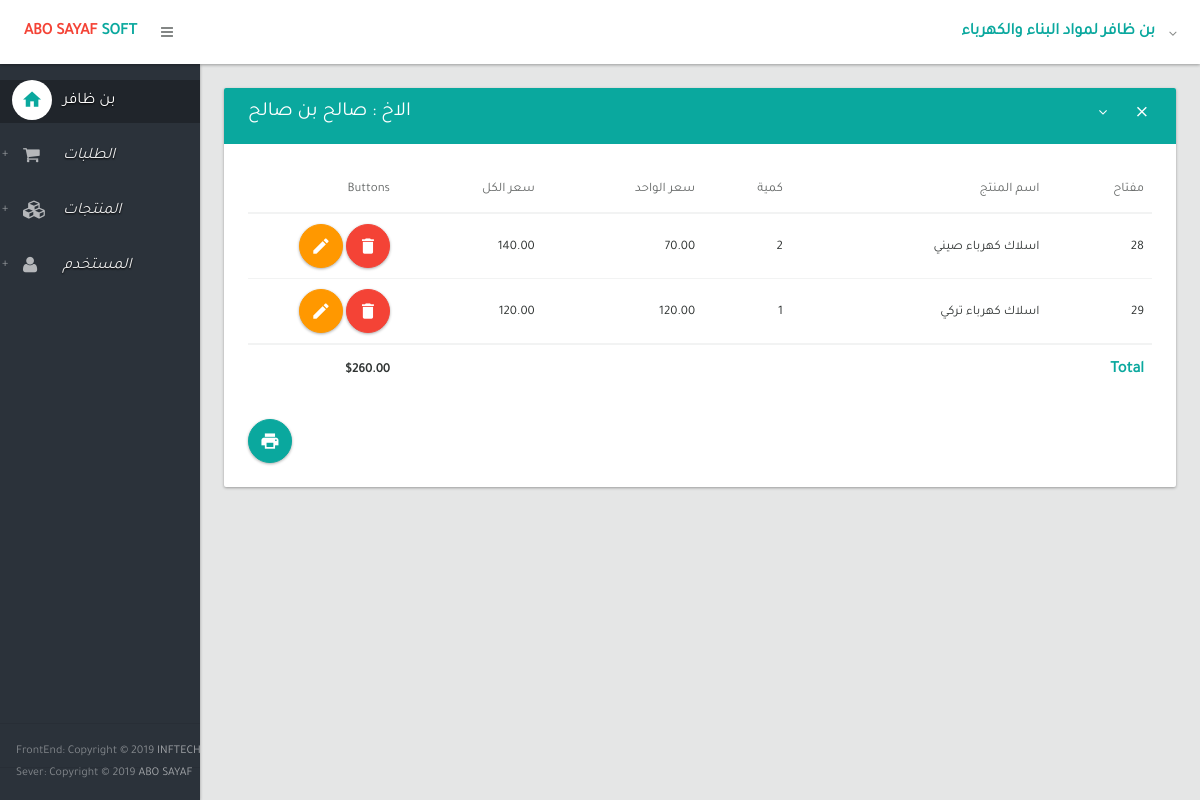
Page /orders/18/ (signed in) on the committed database.
### inventory/models.py (models this page shows, shortened)
class Oorder(models.Model):
    name  = models.CharField(max_length=50)
    phone = models.CharField(max_length=20)
    address     = models.CharField(max_length=250)
    city        = models.CharField(max_length=100)
    created     = models.DateTimeField(auto_now_add=True)
    updated     = models.DateTimeField(auto_now=True)
    order_status = models.CharField(max_length=50)
    payment_option = models.CharField(max_length=50)
    class Meta:
        ordering = ('-created',)
        verbose_name = "Oorder"
        verbose_name_plural = "Oorders"
    def get_total_cost(self):
        total_cost =  sum(item.get_cost() for item in self.items.all())
        return total_cost

class OrderItem(models.Model):
    order       = models.ForeignKey(Oorder,related_name='items',on_delete=models.CASCADE)
    product     = models.ForeignKey(Product,related_name='order_items',on_delete=models.CASCADE)
    price       = models.DecimalField(max_digits=10,decimal_places=2)
    quantity    = models.PositiveIntegerField(default=1)
    created     = models.DateTimeField(auto_now_add=True)
    updated     = models.DateTimeField(auto_now=True)
    class Meta:
        verbose_name = "OrderItem"
        verbose_name_plural = "OrderItems"
    def get_cost(self):
        return self.price * self.quantity

class Product(models.Model):
    category = models.ForeignKey(Category,related_name='product',on_delete=models.CASCADE)
    product_name = models.CharField(max_length=200, db_index=True)
    slug = models.SlugField(max_length=200,db_index=True)
    product_details = models.TextField()
    price= models.IntegerField()
    price_out= models.IntegerField()
    active = models.IntegerField(default='1')
    stock = models.PositiveIntegerField()
    available = models.BooleanField(default=True)
    created = models.DateTimeField(auto_now_add=True)
    updated = models.DateTimeField(auto_now=True)
    class Meta:
            ordering = ('-created',)
            index_together = (('id','slug'),)
            verbose_name = "Product"
            verbose_name_plural = "Products"
    def __str__(self):
        return str(self.product_name)

### inventory/views.py (the view)
# urls.py: url(r'^orders/(?P<order_id>\d+)/$', my_order.order_detils, name='order_detils'),
@login_required
def order_detils(request, order_id):
    order = get_object_or_404(Oorder,id =order_id)
    return render(request, 'order_detils.html', {'order': order})

### templates/order_detils.html (shortened to what this page needs)
{% extends 'layout.html' %}
{% block body %}
<section>
                    <div class="section-body">
                        <div class="row">
                            <div class="col-lg-12">
                                <div class="card">
                                    <div class="card-head style-primary">
                                        <header> الاخ : {{ order.name }}</header>
                                        <div class="tools">
                                            <a class="btn btn-icon-toggle btn-collapse"><i class="fa fa-angle-down"></i></a>
                                            <a class="btn btn-icon-toggle btn-close"><i class="md md-close"></i></a>
                                        </div>
                                    </div>
                                    <div class="card-body">
                                        <div class="table-responsive">
                                            <table id="datatable" class="table order-column hover">
                                                <thead>
                                                    <tr>
                                                        <th>مفتاح</th>
                                                        <th>اسم المنتج</th>
                                                        <th>كمية</th>
                                                        <th>سعر الواحد</th>
                                                        <th>سعر الكل</th>
                                                        <th width="150px">Buttons</th>
                                                    </tr>
                                                </thead>
                                                <tbody>
                                                    {% for order in order.items.all %}
                                                        <tr class="gradeX">
                                                            <td>{{ order.id }}</td>
                                                            <td>{{ order.product }}</td>
                                                            <td>{{ order.quantity }}</td>
                                                            <td>{{ order.price }}</td>
                                                            <td>{{ order.get_cost }}</td>
                                                            <td>
                                                                <a href="{% url 'delete' order.id %}" class="btn ink-reaction btn-floating-action btn-danger" onclick="return confirm('Are you sure you want to delete this?')"><i class="md md-delete"></i> </a>
                                                                <a href="{% url 'edit' order.id %}" class="btn ink-reaction btn-floating-action btn-warning"><i class="md md-edit"></i> </a>
                                                            </td>
                                                        </tr>
                                                    {% endfor %}
                                                </tbody>
                                                <tr class="gradeX">
                                                                <td class="text-lg text-bold text-primary">
                                                                 Total
                                                                </td>
                                                                <td colspan="4"></td>
                                                                <td class="text-bold">${{order.get_total_cost}}</td>
                                                        </tr>
                                            </table>
                                             <a href="{% url 'show' order.id %}" class="btn ink-reaction btn-floating-action btn-primary"><i class="md md-print"></i> </a>
                                        </div>
                                    </div>
                                </div>
                            </div>
                        </div>
                    </div>
                </section>
{% endblock %}

### static/css/change_ar.css (style rules this page uses)
.table { direction: rtl; text-align: right; }
.table thead tr th { text-align: right; }
body { font-family:'Tajawal', cursive; }

### rows in the picture
Oorder: name "صالح بن صالح", get_total_cost "260.00"
OrderItem: id "28", product "اسلاك كهرباء صيني", quantity "2", price "70.00", get_cost "140.00"
OrderItem: id "29", product "اسلاك كهرباء تركي", quantity "1", price "120.00", get_cost "120.00"
